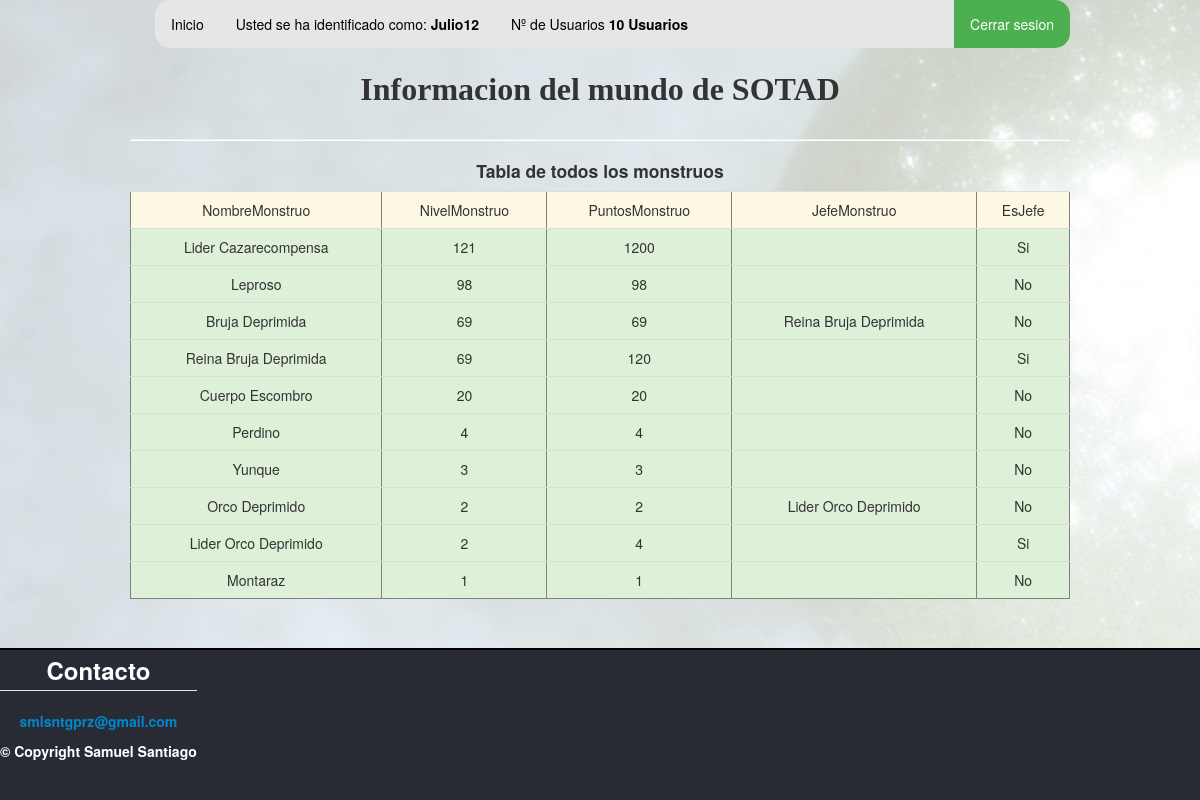
The app's page /monstruos.php (signed in) with its own data.
### tables this page shows
CREATE TABLE IF NOT EXISTS `monstruos` (
  `NombreMonstruo` varchar(50) NOT NULL,
  `NivelMonstruo` int(3) NOT NULL,
  `PuntosMonstruo` int(5) NOT NULL,
  `JefeMonstruo` varchar(50) DEFAULT NULL,
  `EsJefe` varchar(3) NOT NULL
);

### monstruos.php (the view, shortened to what this page needs)
<!DOCTYPE html>
<html>
	<head>
	<link rel="stylesheet" type="text/css" href="css/monstruos.css">
    <link href="bootstrap/css/bootstrap.min.css" rel="stylesheet"/>
  </head>
<body background="imagenes/fondotot.jpg" style="background-attachment: fixed">
	<div class="container">
		<ul style ="border-radius: 15px;">
			<li><a href = "index2.php" style="text-decoration:none;">Inicio</a></li>
			<li><a style="text-decoration:none;">Usted se ha identificado como: <strong><?php echo $_SESSION['usuario'];?></strong></a></li>
			<li><a style="text-decoration:none;">Nº de Usuarios<strong>
				<?php
					require("basedatos.php");
					$conectarse = mysqli_connect($host, $nombreBaseDatos , $contraseñaBaseDatos, $basedeDatos);
					$SeleccionarTotal = "SELECT count(*) as total FROM cuenta";
					$consultarTotal = mysqli_query($conectarse, $SeleccionarTotal);
					$TotalUsuarios = mysqli_fetch_assoc($consultarTotal);
					printf ("%s Usuarios", $TotalUsuarios["total"]);
				?>
				</strong></a></li>
			<li style="float:right"><a class = "resaltar" href = "desconectar.php" style="text-decoration:none;">Cerrar sesion</a></li>
		</ul>
	</div>
	<div>
				<div class = "info" align = "center" >
					<h2><font face="impact" size=6 >Informacion del mundo de SOTAD</font></h2>
				</div>
				<div class="container">
						<hr class="soft"/>
						<div class = "tablaJ" align = "center" >
							<h4>Tabla de todos los monstruos</h4>
						</div>
					<div class="row-fluid" >
							<?php
								require("basedatos.php");
								$conectarse = mysqli_connect($host, $nombreBaseDatos , $contraseñaBaseDatos, $basedeDatos);
								$consultarPersonajes = "SELECT * FROM monstruos
														ORDER BY NivelMonstruo DESC";
								$consultarTablaPersonajes = mysqli_query($conectarse, $consultarPersonajes);
								echo "<center><table border='1'; class='table table-hover';>";
									echo "<tr class = 'warning'>";
										echo "<td><center>NombreMonstruo</center></td>";
										echo "<td><center>NivelMonstruo</center></td>";
										echo "<td><center>PuntosMonstruo</center></td>";
										echo "<td><center>JefeMonstruo</center></td>";
										echo "<td><center>EsJefe</center></td>";
									echo "</tr>";
								 while($tablaInfo = mysqli_fetch_array($consultarTablaPersonajes)){
									echo "<tr class='success'>";
										echo "<td><center>$tablaInfo[0]<center></td>";
										echo "<td><center>$tablaInfo[1]<center></td>";
										echo "<td><center>$tablaInfo[2]<center></td>";
										echo "<td><center>$tablaInfo[3]<center></td>";
										echo "<td><center>$tablaInfo[4]<center></td>";
									echo "</tr>";
								}
								echo "</table></center>";
							?>
					</div>
					<br/>
				</div>
		<br/>
		<div id="footer">
			<div style="float:left" >
				<center style="color:#fff;">
					<div class="col-md-4 contact-email">
						<legend style ="font-size: 18pt; color:#fff;"><b>Contacto</b></legend>
						<h5><a href="index.php">smlsntgprz@gmail.com</a></h5>
						 <h5>© Copyright Samuel Santiago</h5>
					</div>
				</center>
			</div>
		</div>
	</div>
  </body>
</html>

### css/monstruos.css (style rules this page uses)
#footer { width: 100%; height: 150px; background: #292b34; border-top: 2px solid #000; position: absolute; bottom: 0; }
ul { list-style-type: none; margin: 0; padding: 0; overflow: hidden; background-color: #E6E6E6; }
li { float: left; }
li a { display: block; color: black; text-align: center; padding: 14px 16px; }
.resaltar { color: white; background-color: #4CAF50; }

### records on screen
monstruos: NombreMonstruo "Lider Cazarecompensa", NivelMonstruo "121", PuntosMonstruo "1200", EsJefe "Si"
monstruos: NombreMonstruo "Leproso", NivelMonstruo "98", PuntosMonstruo "98", EsJefe "No"
monstruos: NombreMonstruo "Bruja Deprimida", NivelMonstruo "69", PuntosMonstruo "69", JefeMonstruo "Reina Bruja Deprimida", EsJefe "No"
monstruos: NombreMonstruo "Reina Bruja Deprimida", NivelMonstruo "69", PuntosMonstruo "120", EsJefe "Si"
monstruos: NombreMonstruo "Cuerpo Escombro", NivelMonstruo "20", PuntosMonstruo "20", EsJefe "No"
monstruos: NombreMonstruo "Perdino", NivelMonstruo "4", PuntosMonstruo "4", EsJefe "No"
monstruos: NombreMonstruo "Yunque", NivelMonstruo "3", PuntosMonstruo "3", EsJefe "No"
monstruos: NombreMonstruo "Orco Deprimido", NivelMonstruo "2", PuntosMonstruo "2", JefeMonstruo "Lider Orco Deprimido", EsJefe "No"
monstruos: NombreMonstruo "Lider Orco Deprimido", NivelMonstruo "2", PuntosMonstruo "4", EsJefe "Si"
monstruos: NombreMonstruo "Montaraz", NivelMonstruo "1", PuntosMonstruo "1", EsJefe "No"

### other values on screen
$_SESSION['usuario'] "Julio12"
$TotalUsuarios["total"] "10"
